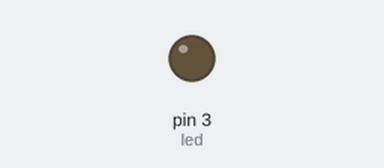
Bench run of a sketch on a simulated Arduino Uno, built with avr-gcc and run on an emulated ATmega328P. Shown: output pins drawn as LEDs (lit = HIGH).

Above: at 0.05 s.
At 2.35 s:
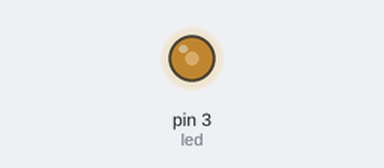
At 4.65 s:
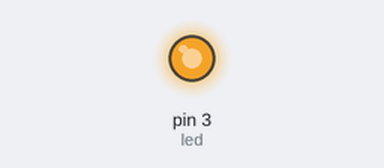
At 9.3 s:
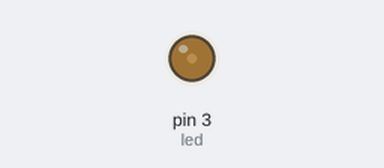
Timing chart, 0 to 13.3 s (numbered marks = the images above):
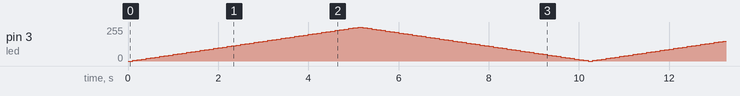

The sketch:

Taller-Fade.ino
```cpp
// (licence header left out)
int led = 3;           // Puerto PWM del led
int brightness = 0;    // Brillo del led [0-255]
int fadeAmount = 5;    // Incremento del brillo

void setup() {
  // ---- Declara el puerto del led como salida
  pinMode(led, OUTPUT);
}  // void setup

void loop() {
  // ---- Se establece el brillo del led
  analogWrite(led, brightness);

  // ---- Se incrementa el brillo
  brightness += fadeAmount;

  // ---- Invierte el incremento si llega a algún
  //      límite de los valores posibles
  if (brightness <= 0 || brightness >= 255) {
    fadeAmount = -fadeAmount;
  }

  // Espera 100 milisegundos
  delay(100);
}  // void setup
```
